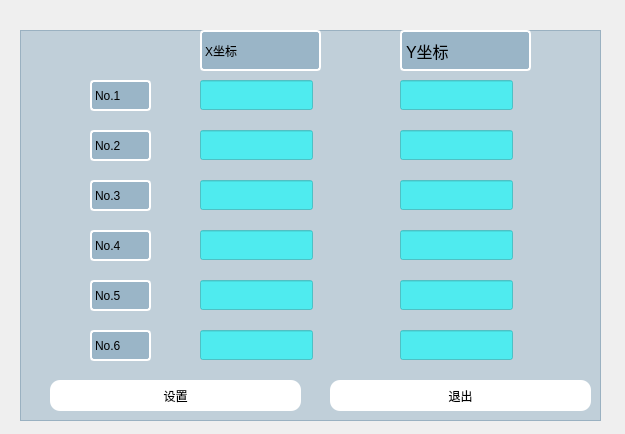
<?xml version="1.0" encoding="UTF-8"?>
<ui version="4.0">
 <class>SetLocate</class>
 <widget class="QDialog" name="SetLocate">
  <property name="geometry">
   <rect>
    <x>0</x>
    <y>0</y>
    <width>625</width>
    <height>434</height>
   </rect>
  </property>
  <property name="windowTitle">
   <string>设置雷达坐标</string>
  </property>
  <property name="styleSheet">
   <string notr="true">QDialog {    
	background: white url(:/images/jpg/sansi_logo.jpg);
    background-repeat: repeat-y;
    background-position: left;
}

QLineEdit { 
	min-width:68px;
    min-height:28px;
	background-color: rgba(0, 255, 255, 150);
	border-color: rgb(255, 255, 127);
	font: 14pt &quot;Myanmar Text&quot;;
	
}
QFrame {	
	background-color: rgba(0, 75, 125, 50);
}

QLabel{
	width: 100px;
	height: 100px;
	border: 2px solid white;
	border-radius: 4px;
	font: 75 12pt &quot;Microsoft JhengHei UI&quot; ;
	text-align: center;
}

QPushButton{
	background-color: rgb(255, 255, 255);
    min-width:68px;
    min-height:28px;
	border-radius: 10px;
}</string>
  </property>
  <widget class="QLineEdit" name="lineEdit_1">
   <property name="geometry">
    <rect>
     <x>200</x>
     <y>80</y>
     <width>113</width>
     <height>30</height>
    </rect>
   </property>
  </widget>
  <widget class="QLineEdit" name="lineEdit_2">
   <property name="geometry">
    <rect>
     <x>400</x>
     <y>80</y>
     <width>113</width>
     <height>30</height>
    </rect>
   </property>
  </widget>
  <widget class="QPushButton" name="setButton">
   <property name="geometry">
    <rect>
     <x>50</x>
     <y>380</y>
     <width>251</width>
     <height>31</height>
    </rect>
   </property>
   <property name="text">
    <string>设置</string>
   </property>
  </widget>
  <widget class="QPushButton" name="quitButton">
   <property name="geometry">
    <rect>
     <x>330</x>
     <y>380</y>
     <width>261</width>
     <height>31</height>
    </rect>
   </property>
   <property name="text">
    <string>退出</string>
   </property>
  </widget>
  <widget class="QLineEdit" name="lineEdit_3">
   <property name="geometry">
    <rect>
     <x>200</x>
     <y>130</y>
     <width>113</width>
     <height>30</height>
    </rect>
   </property>
  </widget>
  <widget class="QLineEdit" name="lineEdit_4">
   <property name="geometry">
    <rect>
     <x>400</x>
     <y>130</y>
     <width>113</width>
     <height>30</height>
    </rect>
   </property>
  </widget>
  <widget class="QLineEdit" name="lineEdit_5">
   <property name="geometry">
    <rect>
     <x>200</x>
     <y>180</y>
     <width>113</width>
     <height>30</height>
    </rect>
   </property>
  </widget>
  <widget class="QLineEdit" name="lineEdit_6">
   <property name="geometry">
    <rect>
     <x>400</x>
     <y>180</y>
     <width>113</width>
     <height>30</height>
    </rect>
   </property>
  </widget>
  <widget class="QLineEdit" name="lineEdit_7">
   <property name="geometry">
    <rect>
     <x>200</x>
     <y>230</y>
     <width>113</width>
     <height>30</height>
    </rect>
   </property>
  </widget>
  <widget class="QLineEdit" name="lineEdit_8">
   <property name="geometry">
    <rect>
     <x>400</x>
     <y>230</y>
     <width>113</width>
     <height>30</height>
    </rect>
   </property>
  </widget>
  <widget class="QLineEdit" name="lineEdit_9">
   <property name="geometry">
    <rect>
     <x>200</x>
     <y>280</y>
     <width>113</width>
     <height>30</height>
    </rect>
   </property>
  </widget>
  <widget class="QLineEdit" name="lineEdit_10">
   <property name="geometry">
    <rect>
     <x>400</x>
     <y>280</y>
     <width>113</width>
     <height>30</height>
    </rect>
   </property>
  </widget>
  <widget class="QLineEdit" name="lineEdit_11">
   <property name="geometry">
    <rect>
     <x>200</x>
     <y>330</y>
     <width>113</width>
     <height>30</height>
    </rect>
   </property>
  </widget>
  <widget class="QLineEdit" name="lineEdit_12">
   <property name="geometry">
    <rect>
     <x>400</x>
     <y>330</y>
     <width>113</width>
     <height>30</height>
    </rect>
   </property>
  </widget>
  <widget class="QFrame" name="frame">
   <property name="geometry">
    <rect>
     <x>20</x>
     <y>30</y>
     <width>581</width>
     <height>391</height>
    </rect>
   </property>
   <property name="frameShape">
    <enum>QFrame::StyledPanel</enum>
   </property>
   <property name="frameShadow">
    <enum>QFrame::Raised</enum>
   </property>
   <widget class="QLabel" name="label">
    <property name="geometry">
     <rect>
      <x>180</x>
      <y>0</y>
      <width>121</width>
      <height>41</height>
     </rect>
    </property>
    <property name="text">
     <string>X坐标</string>
    </property>
   </widget>
   <widget class="QLabel" name="label_2">
    <property name="geometry">
     <rect>
      <x>380</x>
      <y>0</y>
      <width>131</width>
      <height>41</height>
     </rect>
    </property>
    <property name="font">
     <font>
      <family>Microsoft JhengHei UI</family>
      <pointsize>12</pointsize>
      <weight>9</weight>
      <italic>false</italic>
      <bold>false</bold>
     </font>
    </property>
    <property name="text">
     <string>Y坐标</string>
    </property>
   </widget>
   <widget class="QLabel" name="label_9">
    <property name="geometry">
     <rect>
      <x>70</x>
      <y>300</y>
      <width>61</width>
      <height>31</height>
     </rect>
    </property>
    <property name="text">
     <string>No.6</string>
    </property>
   </widget>
   <widget class="QLabel" name="label_7">
    <property name="geometry">
     <rect>
      <x>70</x>
      <y>200</y>
      <width>61</width>
      <height>31</height>
     </rect>
    </property>
    <property name="text">
     <string>No.4</string>
    </property>
   </widget>
   <widget class="QLabel" name="label_8">
    <property name="geometry">
     <rect>
      <x>70</x>
      <y>250</y>
      <width>61</width>
      <height>31</height>
     </rect>
    </property>
    <property name="text">
     <string>No.5</string>
    </property>
   </widget>
   <widget class="QLabel" name="label_5">
    <property name="geometry">
     <rect>
      <x>70</x>
      <y>100</y>
      <width>61</width>
      <height>31</height>
     </rect>
    </property>
    <property name="text">
     <string>No.2</string>
    </property>
   </widget>
   <widget class="QLabel" name="label_4">
    <property name="geometry">
     <rect>
      <x>70</x>
      <y>50</y>
      <width>61</width>
      <height>31</height>
     </rect>
    </property>
    <property name="text">
     <string>No.1</string>
    </property>
   </widget>
   <widget class="QLabel" name="label_6">
    <property name="geometry">
     <rect>
      <x>70</x>
      <y>150</y>
      <width>61</width>
      <height>31</height>
     </rect>
    </property>
    <property name="text">
     <string>No.3</string>
    </property>
   </widget>
  </widget>
  <zorder>frame</zorder>
  <zorder>lineEdit_1</zorder>
  <zorder>lineEdit_2</zorder>
  <zorder>setButton</zorder>
  <zorder>quitButton</zorder>
  <zorder>lineEdit_3</zorder>
  <zorder>lineEdit_4</zorder>
  <zorder>lineEdit_5</zorder>
  <zorder>lineEdit_6</zorder>
  <zorder>lineEdit_7</zorder>
  <zorder>lineEdit_8</zorder>
  <zorder>lineEdit_9</zorder>
  <zorder>lineEdit_10</zorder>
  <zorder>lineEdit_11</zorder>
  <zorder>lineEdit_12</zorder>
 </widget>
 <resources/>
 <connections>
  <connection>
   <sender>quitButton</sender>
   <signal>clicked()</signal>
   <receiver>SetLocate</receiver>
   <slot>close()</slot>
   <hints>
    <hint type="sourcelabel">
     <x>459</x>
     <y>389</y>
    </hint>
    <hint type="destinationlabel">
     <x>199</x>
     <y>149</y>
    </hint>
   </hints>
  </connection>
 </connections>
</ui>
